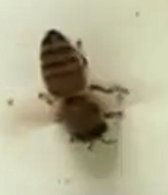
#> input picture Assets/new_fan.jpg, 168 x 195 px
$ python edge_reduc.py --images ../Assets
#> lines starting #> are read from the running program, lines starting #| are printed output that depends on the picture; after the words box and inside, x2 and y2 are one past the last pixel; in counts of white or black regions, pixels touching at a corner belong together
import numpy as np
import argparse
import glob
import cv2 as cv

def auto_canny(image, sigma = 0.33):
    v=np.median(image)
    lower=int(max(0,(1.0-sigma)*v))
    upper=int(min(255,(1.0+sigma)*v))
    edged=cv.Canny(image,lower,upper)
    return edged

ap = argparse.ArgumentParser()
ap.add_argument("-i",'--images',required=True,
    help="path to input dataset of images")
args=vars(ap.parse_args())

for imagePath in glob.glob(args['images'] + "/*.jpg"):

    image = cv.imread(imagePath)
#> image is the input picture: shape (195, 168, 3); mean B, G, R 148, 176.2, 180.2
    gray = cv.cvtColor(image, cv.COLOR_BGR2GRAY)
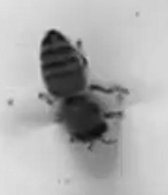
#> gray: shape (195, 168); min 12, max 226, mean 174.2
    blurred = cv.GaussianBlur(gray, (3,3), 0)
    wide = cv.Canny(blurred, 10, 100)
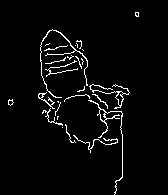
#> wide: shape (195, 168); 3.5% white in thin lines or dots, all inside (x1, y1, x2, y2) = (8, 12, 139, 195)
    tight = cv.Canny(blurred, 255, 250)
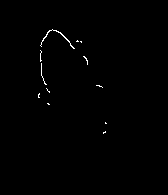
#> tight: shape (195, 168); 0.48% white in thin lines or dots, all inside (x1, y1, x2, y2) = (38, 29, 107, 134)
    auto = auto_canny(blurred)
#> in auto_canny, `v=np.median(image)`: v = 200
#> in auto_canny, `lower=int(max(0,(1.0-sigma)*v))`: lower = 134
#> in auto_canny, `upper=int(min(255,(1.0+sigma)*v))`: upper = 255
#> in auto_canny, `edged=cv.Canny(image,lower,upper)`:
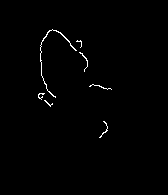
#> edged: shape (195, 168); 0.8% white in thin lines or dots, all inside (x1, y1, x2, y2) = (38, 29, 112, 138)
    nm=str.split(imagePath,'.jpg')

    print(nm[0]+"edge.jpg")
    cv.imwrite(nm[0]+"edge.jpg",wide)
    cv.imshow("Original", image)
    cv.imshow("Edges", np.hstack([wide, tight, auto]))
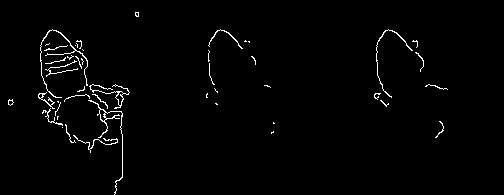
#> window 'Edges': shape (195, 504); 1.6% white in thin lines or dots, all inside (x1, y1, x2, y2) = (8, 12, 448, 195)
    cv.waitKey(0)
#> pass 2 of the loop `for imagePath in glob.glob(args['images'] + "/*.jpg"):`:
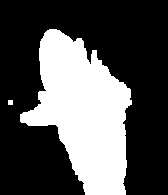
#> input picture Assets/new_tresh.jpg, 168 x 195 px
#> image is the input picture: shape (195, 168, 3); min 0, max 255, mean 83.3
#> `wide = cv.Canny(blurred, 10, 100)`:
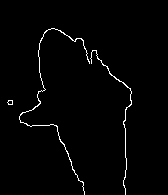
#> wide: shape (195, 168); 1.6% white in thin lines or dots, all inside (x1, y1, x2, y2) = (7, 28, 132, 195)
#> edged: shape (195, 168); 3.3% white in thin lines or dots, all inside (x1, y1, x2, y2) = (7, 23, 136, 195)
#> `cv.imshow("Edges", np.hstack([wide, tight, auto]))`:
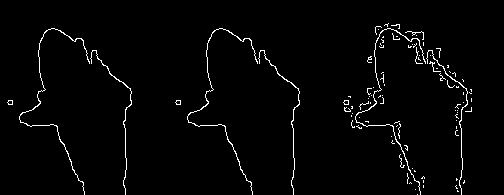
#> window 'Edges': shape (195, 504); 2.2% white in thin lines or dots, all inside (x1, y1, x2, y2) = (7, 23, 472, 195)
#> pass 3 of the loop `for imagePath in glob.glob(args['images'] + "/*.jpg"):`:
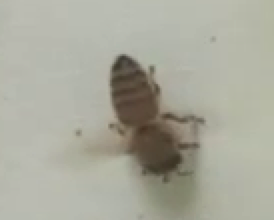
#> input picture Assets/test_fan.jpg, 274 x 220 px
#> image is the input picture: shape (220, 274, 3); mean B, G, R 156, 169.2, 169.2
#> gray: shape (220, 274)
#> blurred: shape (220, 274)
#> `wide = cv.Canny(blurred, 10, 100)`:
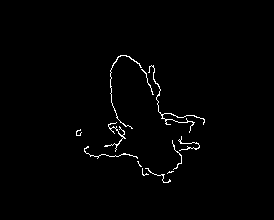
#> wide: shape (220, 274); 1.2% white in thin lines or dots, all inside (x1, y1, x2, y2) = (76, 55, 205, 183)
#> tight: shape (220, 274); 0.02% white in thin lines or dots, all inside (x1, y1, x2, y2) = (112, 55, 128, 66)
#> edged: shape (220, 274); 0.2% white in thin lines or dots, all inside (x1, y1, x2, y2) = (110, 55, 161, 115)
#> `cv.imshow("Edges", np.hstack([wide, tight, auto]))`:
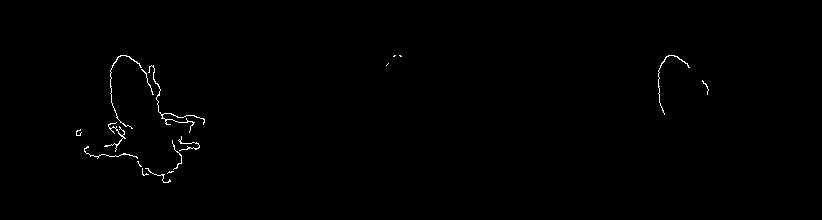
#> window 'Edges': shape (220, 822); 0.48% white in thin lines or dots, all inside (x1, y1, x2, y2) = (76, 55, 709, 183)
